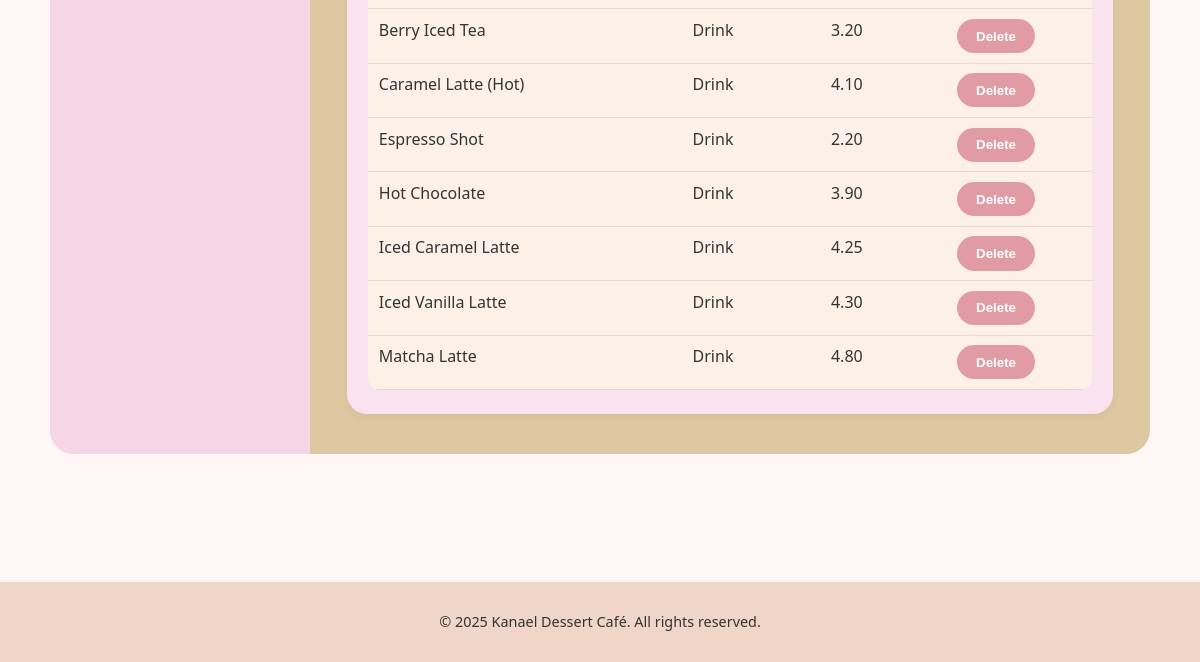
Before: /admin/menu (signed in, lower part) with the older database file.
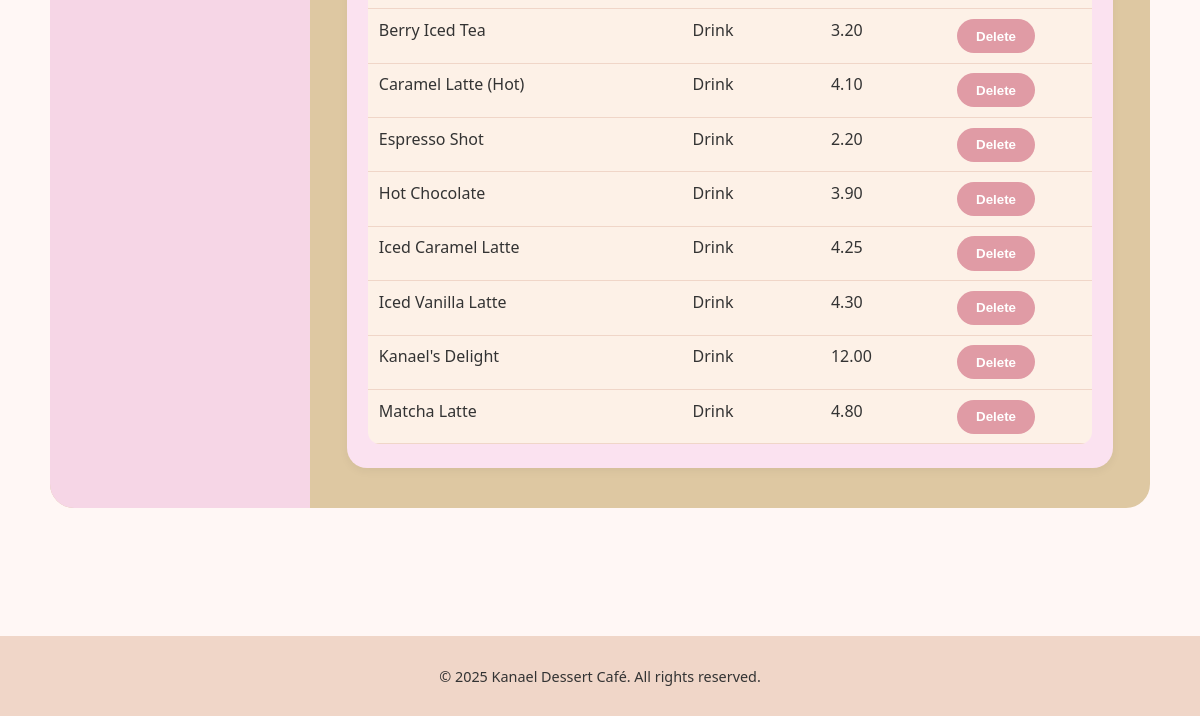
After: the same page with the newer database file.
### tables this page shows
CREATE TABLE menu_items (
            id INTEGER PRIMARY KEY AUTOINCREMENT,
            name TEXT NOT NULL,
            description TEXT,
            price REAL NOT NULL,
            category TEXT,
            image_filename TEXT
        );

### app.py (the view, shortened to what this page needs)
@app.route("/admin/menu", methods=["GET", "POST"])
@login_required
def admin_menu():
    conn = get_db_connection()
    cur = conn.cursor()
    cur.execute("SELECT * FROM menu_items ORDER BY category, name")
    items = cur.fetchall()
    conn.close()
    return render_template("admin_menu.html", items=items)

### app.py (called while the page is built)
def get_db_connection():
    conn = sqlite3.connect(DB_PATH)
    conn.row_factory = sqlite3.Row
    return conn

def login_required(view_func):
    @wraps(view_func)
    def wrapped_view(*args, **kwargs):
        if not session.get("is_admin"):
            flash("Please log in to access the admin area.", "warning")
            return redirect(url_for("admin_login"))
        return view_func(*args, **kwargs)
    return wrapped_view

### templates/admin_menu.html (shortened to what this page needs)
{% extends "base.html" %}
{% block content %}
<div class="admin-layout">
  <aside class="admin-sidebar">
  </aside>
  <section class="admin-main">
    <div class="admin-card">
      <table class="admin-table">
        <tbody>
          {% for item in items %}
          <tr>
            <td>{{ item.name }}</td>
            <td>{{ item.category }}</td>
            <td>{{ "%.2f"|format(item.price) }}</td>
            <td>
              <form method="post" action="{{ url_for('delete_menu_item', item_id=item.id) }}" onsubmit="return confirm('Delete this item?');">
                <button type="submit" class="btn">Delete</button>
              </form>
            </td>
          </tr>
          {% endfor %}
        </tbody>
      </table>
    </div>
  </section>
</div>
{% endblock %}

Changed rows visible on the page:
added menu_items: name "Kanael's Delight", category "Drink", price "12.00"
